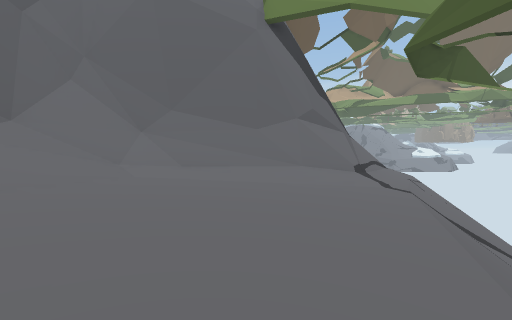
[1] (above)

13 first-person views from a walk through a scene from a Unity 3-D project. The camera is 1.3 m above the floor, tilts 2° down and sees 85° across. The floor is counted in squares, 2 m on a side. Each view is taken from the middle of a square. On the plan, view 1 faces up. The plan holds only what a view shows up to about 9 squares ahead; the rest is blank. The place goes on beyond the plan. The player character is not drawn. Door leaves are left out, so doorways stand open.

[2]
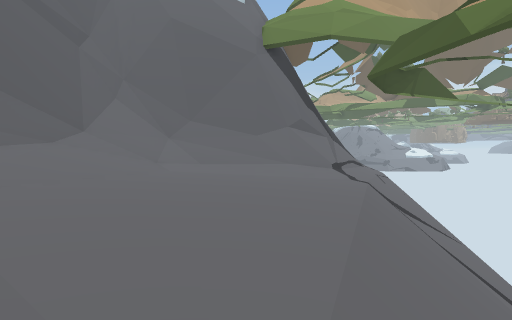

[3]
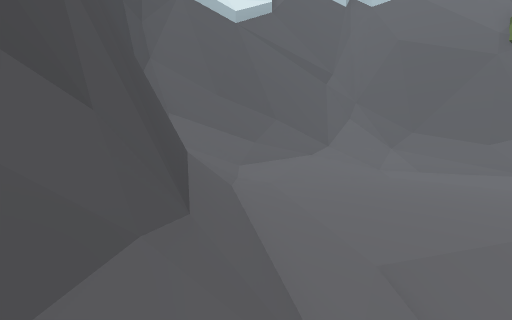

[4]
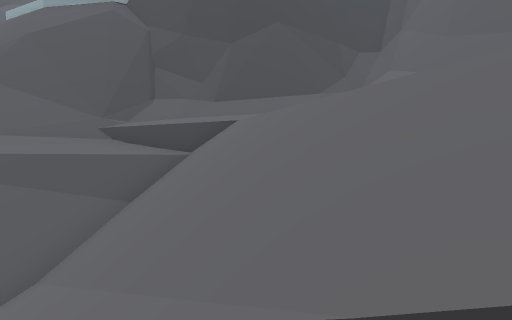

[5]
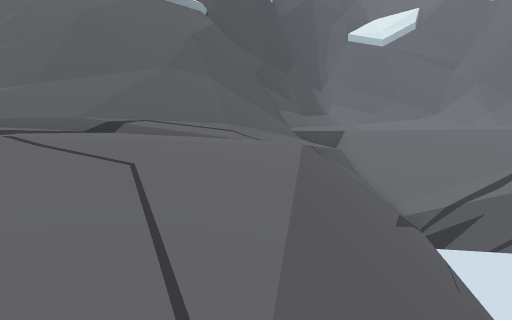

[6]
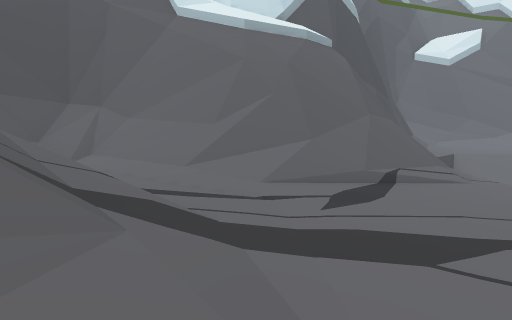

[7]
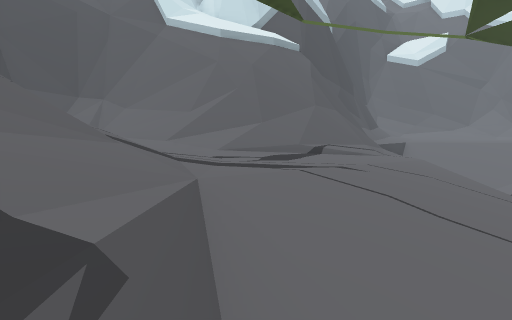

[8]
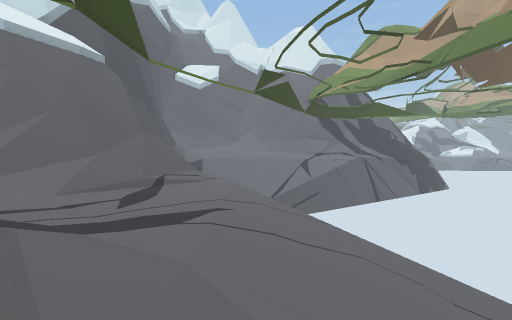

[9]
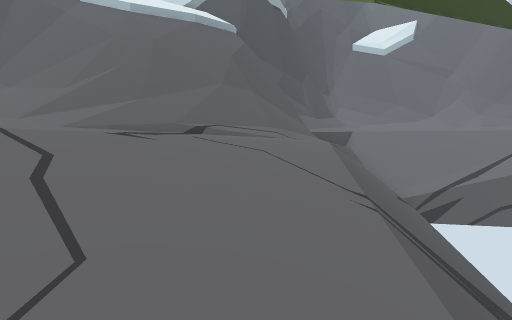

[10]
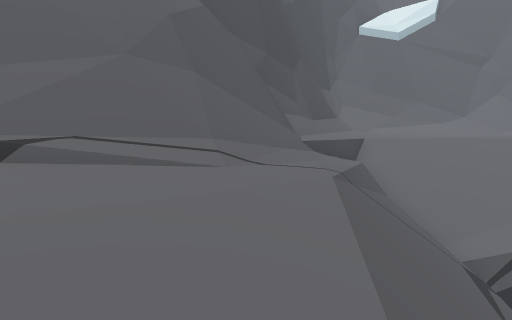

[11]
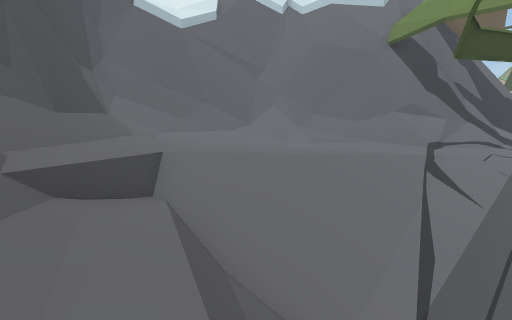

[12]
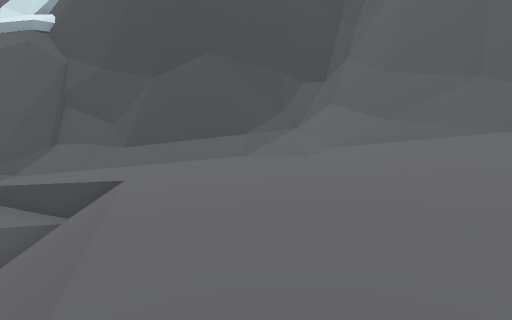

[13]
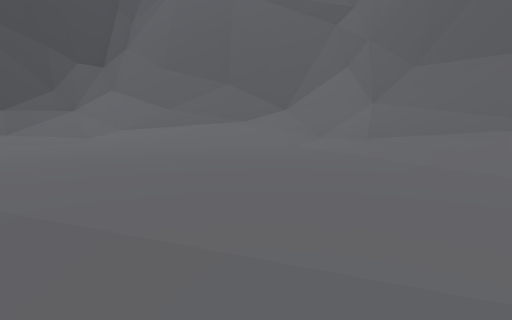

### Floor plan
Key: @ floor where view 1 was taken; # wall or solid block; . main floor; : floor 0.5 m higher than the main floor; - floor 0.5 m lower than the main floor; + floor 0.75 m higher than the main floor; _ floor 0.75 m lower than the main floor; < floor 1.25 m lower than the main floor; ( floor 1.5 m lower than the main floor; ! floor 5.5 m lower than the main floor; / step, stairs or slope; = window, fence, low wall or low ledge.
Columns run from 6 left of view 1 to 14 right of it. Each row starts with its distance up from view 1.
  9         ##/
  8       ###//
  7    #####=//
  6   ##///////
  5  ##/:....//
  4  #//:....//
  3  #//:...///
  2  #//:...///
  1 ##/+:..////
  0 #//+:.@////
 -1 ##///..////
 -2 ####////=////!
 -3    ###////=/////
 -4      ##///////////
 -5       ###///<(//////
 -6         ##///<(//////
 -7          ###=<((/////
 -8           ##=/<<(///
 -9            ##/<<<<///
-10            ##/<<<///
-11            #//_//////
-12           ##/__///
-13           #//-
-14           #//
-15           ##/
-16           ###

Where each view was taken, in squares from view 1:
view 1: 0 up, 0 right, facing up
view 2: 2 down, 0 right, facing up
view 3: 4 down, 1 right, facing up-left
view 4: 3 up, 4 right, facing down-left
view 5: 5 down, 11 right, facing left
view 6: 10 down, 12 right, facing left
view 7: 9 down, 14 right, facing left
view 8: 11 down, 14 right, facing up-left
view 9: 6 down, 13 right, facing left
view 10: 5 down, 9 right, facing left
view 11: 4 down, 5 right, facing up-left
view 12: 4 up, 2 right, facing down-left
view 13: 4 up, 3 right, facing left
